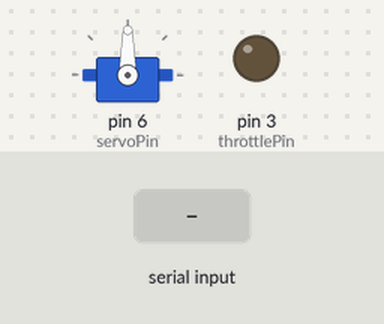
The sketch below on a simulated Arduino Uno, built with avr-gcc and run on an emulated ATmega328P. On the bench: servo, output pins drawn as LEDs (lit = HIGH). The inputs (shaded band) are chosen by the test bench.

Above: at 1.2 s.
1.3 s: "90,45,200\n" received over Serial
At 2.4 s:
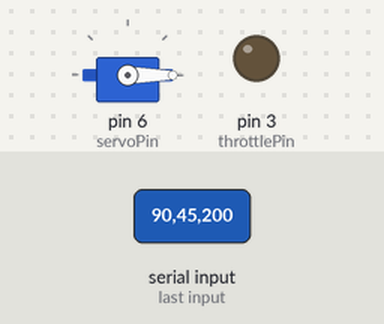
2.8 s: "30,150,10\n" received over Serial
Timing chart, 0 to 5.8 s (numbered marks = the images above; inputs shaded):
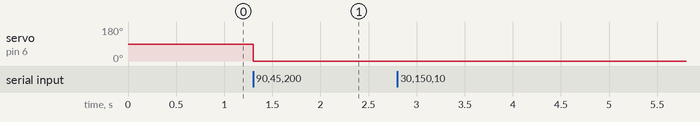

The sketch:

RCBoatControl.ino
```cpp
#include <Servo.h>
#include <String.h>
int servoPin = 6;
int throttlePin = 3;
int Message;
String message;
String angle;
String throttle;
double ang;
//I considered renaming thr to appa in reference to Avatar: The Last Airbender.
double thr;
Servo Rudder;

void setup() {
  // put your setup code here, to run once:
  Rudder.attach(servoPin);
  Rudder.write(90);
  pinMode(throttlePin,OUTPUT);
  Serial.begin(9600);
  Serial.setTimeout(5);
}

void loop() {
  // put your main code here, to run repeatedly:
  if(Serial.available() > 0)
  {
    Message = Serial.parseInt();
    message = String(Message);
    angle = message.substring(0,message.length()-2);//This method has been tested and approved.
    throttle = message.substring(message.length()-2);
    ang = angle.toInt();
    thr = throttle.toInt();
    Rudder.write(ang);
    analogWrite(throttlePin,((thr/99)*255));
  }
}
```

Measured:
- after the input at 1.3 s, servo on pin 6 (servoPin): 90° → 0° at once
